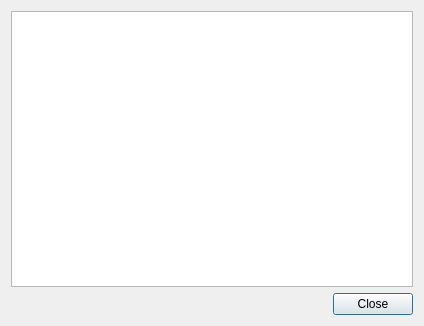
<?xml version="1.0" encoding="UTF-8"?>
<ui version="4.0">
 <class>TSTInfoDlg</class>
 <widget class="QDialog" name="TSTInfoDlg">
  <property name="geometry">
   <rect>
    <x>0</x>
    <y>0</y>
    <width>424</width>
    <height>326</height>
   </rect>
  </property>
  <property name="windowTitle">
   <string>TST Information</string>
  </property>
  <layout class="QVBoxLayout" name="verticalLayout">
   <item>
    <widget class="QTableWidget" name="mInfoTable">
     <property name="minimumSize">
      <size>
       <width>400</width>
       <height>260</height>
      </size>
     </property>
     <attribute name="horizontalHeaderHighlightSections">
      <bool>false</bool>
     </attribute>
    </widget>
   </item>
   <item>
    <layout class="QGridLayout" name="gridLayout">
     <property name="topMargin">
      <number>0</number>
     </property>
     <item row="0" column="1">
      <widget class="QPushButton" name="mCloseBtn">
       <property name="text">
        <string>Close</string>
       </property>
      </widget>
     </item>
     <item row="0" column="0">
      <spacer name="horizontalSpacer">
       <property name="orientation">
        <enum>Qt::Horizontal</enum>
       </property>
       <property name="sizeHint" stdset="0">
        <size>
         <width>40</width>
         <height>20</height>
        </size>
       </property>
      </spacer>
     </item>
    </layout>
   </item>
  </layout>
 </widget>
 <resources/>
 <connections/>
</ui>
